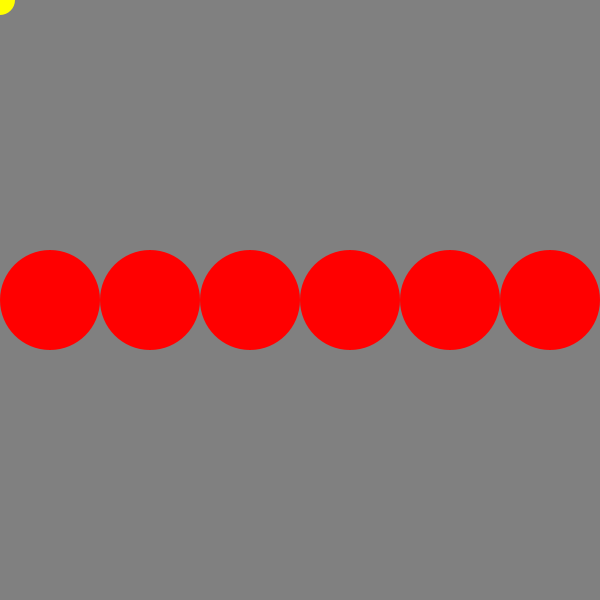
Frame 1 (no input)
Frame 60 (the mouse pressed at the canvas centre just before this capture): identical to frame 1, image omitted
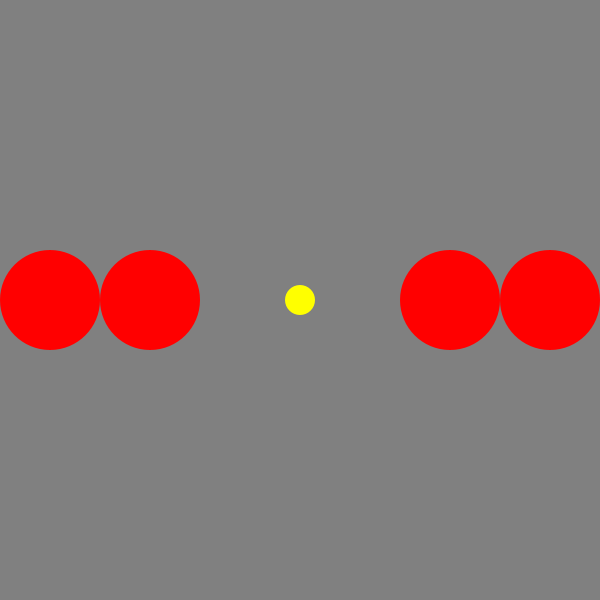
Frame 120 (the mouse held since frame 60 and released just before this capture)

The Processing sketch that drew these frames (run headless with seeded random() and noise(); from frame 60 on, the mouse is pressed at the canvas centre):

// Processing sketch: sample_05_array_multiple_circular_bricks
// ── sample_05_array_multiple_circular_bricks.pde
/*
1. we are going to make bricks with ellipse() function.
2. it is because of COLLISION DETECTION.
*/
int [] bricks = new int [6];
boolean [] alive = new boolean [6];

void setup() {
  size(600, 600);
  
  for(int i = 0; i < bricks.length; i++){
    bricks[i] = i * 100 + 50;
    alive[i] = true;
  }
  
  fill(#FF0000);
  noStroke();
}

void draw() {
  background(128);

  for(int i = 0; i < bricks.length; i++){
    if (alive[i]) {
      ellipse(bricks[i], width/2, 100, 100);
    }
  }
  
  fill(#FFFF00);
  ellipse(mouseX, mouseY, 30, 30);
  fill(#FF0000);
  
  // collision checking
  for(int i = 0; i < bricks.length; i++){
    if (dist(mouseX, mouseY, bricks[i], height/2) < 50+15 ) {
      alive[i] = false;
    }
  }
}
